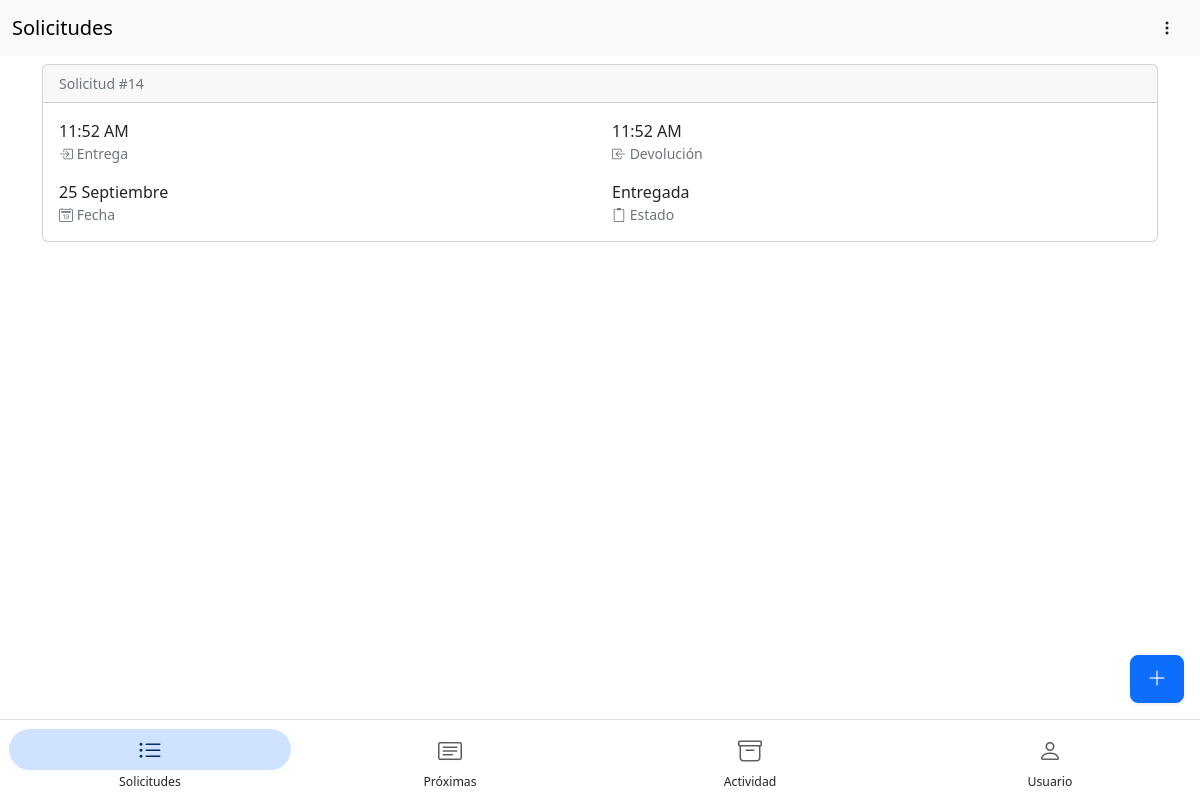
Screenshot of /orders/ (signed in) with the database file from the repository.
### prestamos/models.py (models this page shows, shortened)
class Order(models.Model):
    class Meta:
        verbose_name = "Orden"
        verbose_name_plural = "Ordenes"
        ordering = ["-created_at"]
    user = models.ForeignKey(to=User, on_delete=models.CASCADE)
    created_at = models.DateTimeField(auto_now_add=True)
    updated_at = models.DateTimeField(auto_now=True)
    order_date = models.DateTimeField(default=timezone.now, null=False)
    return_date = models.DateTimeField(default=timezone.now, null=False)
    units = models.ManyToManyField(Unit, related_name='orders')
    status = models.CharField(max_length=10, choices=OrderStatusChoices.choices, default=OrderStatusChoices.PENDING)
    approved_by = models.ForeignKey(to=User, related_name='approved_orders', null=True, blank=True,
                                    on_delete=models.SET_NULL, default=None)

### prestamos/views.py (the view)
# urls.py: path('orders/', OrderListView.as_view(), name='order_list'),
class OrderListView(LoginRequiredMixin, ListView):
    model = Order
    template_name = 'order_list.html'
    context_object_name = 'orders'
    def get_queryset(self):
        return Order.objects.filter(
            user=self.request.user,
            order_date__gt=timezone.now(),
            status__in=[OrderStatusChoices.DELIVERED],
        )

### templates/order_list.html (shortened to what this page needs)
{% extends 'bases/base-nav.html' %}
{% block nav %}
  {% include 'navegation/top.html' with title='Solicitudes' %}
{% endblock %}
{% block content %}
  <div class="container" style="margin-bottom: 6em;">
    {% for order in orders %}
      <div class="mt-2">
        <a class="link-underline link-underline-opacity-0" href="{% url 'order_detail' order.pk %}">{% include 'components/order_details_card.html' with order=order %}</a>
      </div>
    {% endfor %}
  </div>
  <div class="fixed-bottom">
    <div class="sticky-bottom">
      <div class="text-end">
        <a href="{% url 'order_create' %}" class="btn btn-lg btn-primary shadow-sm m-3"><i class="bi bi-plus-lg"></i></a>
      </div>
      {% include 'navegation/bottom.html' with option=1 %}
    </div>
  </div>
{% endblock %}

### templates/components/order_details_card.html
{% load qr_code %}
<div class="card">
  {% if qr_visible %}
    <div class="card-img-top text-center border-bottom">
      <img class="my-4" alt="qr" src="{% qr_url_from_text request.build_absolute_uri border=3 size=14 %}" />
    </div>
  {% else %}
    <div class="card-header text-secondary small">Solicitud #{{ order.pk }}</div>
  {% endif %}
  <div class="card-body">
    <div class="row align-items-start mb-3">
      <div class="col">
        <span class="text-nowrap fw-medium">{{ order.order_date|date:'g:i A' }}</span>
        <div class="small text-secondary">
          <i class="bi bi-box-arrow-in-right"></i> Entrega
        </div>
      </div>
      <div class="col">
        <span class="text-nowrap fw-medium">{{ order.return_date|date:'g:i A' }}</span>
        <div class="small text-secondary">
          <i class="bi bi-box-arrow-in-left"></i> Devolución
        </div>
      </div>
    </div>
    <div class="row align-items-start">
      <div class="col">
        <span class="text-nowrap fw-medium">{{ order.order_date|date:'d F' }}</span>
        <div class="small text-secondary">
          <i class="bi bi-calendar2-date"></i> Fecha
        </div>
      </div>
      <div class="col">
        <span class="text-nowrap fw-medium">{{ order.get_status_display }}</span>
        <div class="small text-secondary">
          <i class="bi bi-clipboard2"></i>
          {% if order.units.count == 1 %}
            Artículo
          {% else %}
            Estado
          {% endif %}
        </div>
      </div>
    </div>
  </div>
</div>

### rows the page displays
Order: pk "14", order_date "11:52 AM", return_date "11:52 AM", order_date "25 Septiembre", status "Entregada", shows "Estado"

### other values shown
{{ title }} "Solicitudes"
